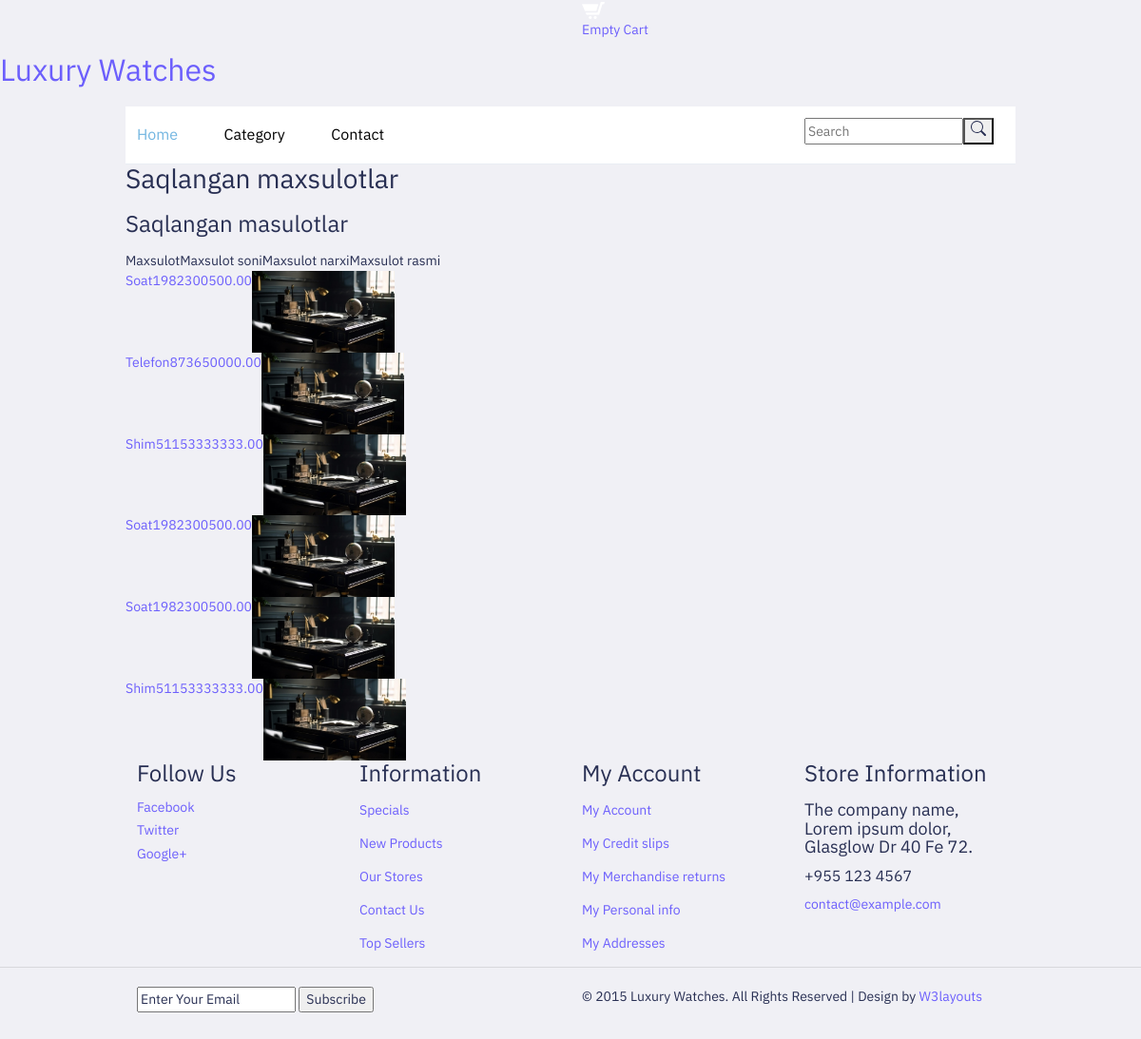
The page /wish-list/list (signed in) on the database as committed earlier.
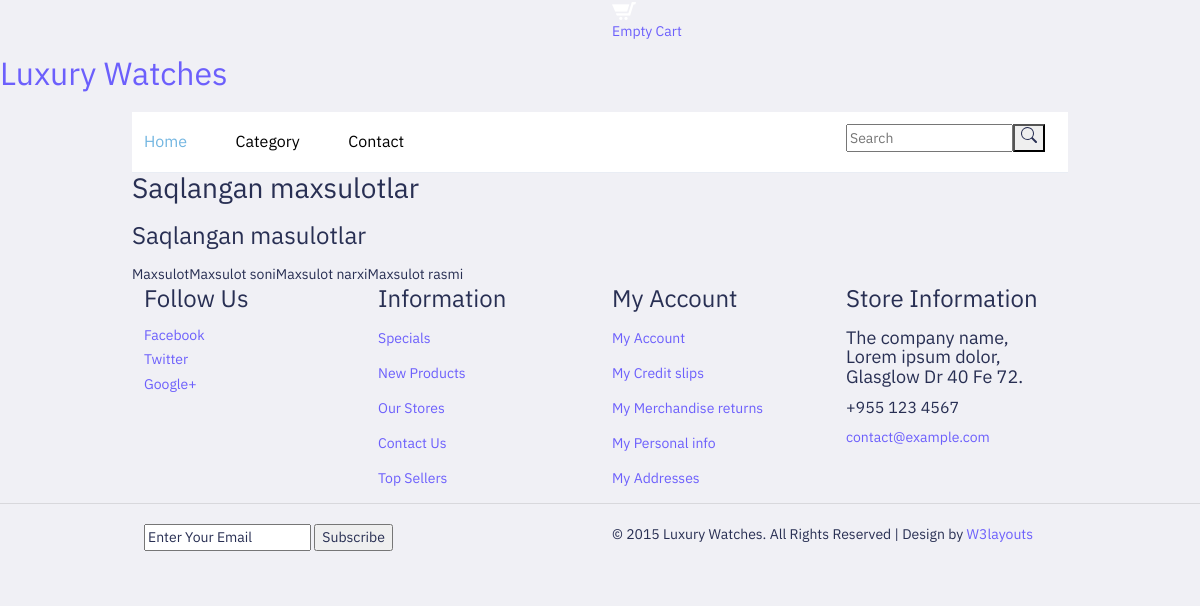
The same page on the database as committed later.
### main/models.py (models this page shows, shortened)
class WishList(models.Model):
    user = models.ForeignKey(User, on_delete=models.CASCADE)
    product = models.ForeignKey(Product, on_delete=models.CASCADE)

class Product(models.Model):
    name = models.CharField(max_length=255)
    slug = models.SlugField(blank=True)
    description = models.TextField()
    quantity = models.IntegerField()
    price = models.DecimalField(decimal_places=2, max_digits=10)
    currency = models.SmallIntegerField(
        choices=(
            (1,'Dollar'),
            (2, 'So`m')
            )
    )
    discount_price = models.DecimalField(
        decimal_places=2,
        max_digits=10,
        blank=True,
        null=True
        )
    baner_image = models.ImageField(upload_to='baner/')
    category = models.ForeignKey(Category, on_delete=models.SET_NULL, null=True)

### main/views.py (the view)
# urls.py: path('wish-list/', views.list_wish_list),
def list_wish_list(request):
    objects = models.WishList.objects.filter(user=request.user)
    return render(request, 'wish/list.html', {'objects':objects})

### main/templates/wish/list.html (shortened to what this page needs)
{% extends 'base.html' %}
{% block content %}
	<div class="ckeckout">
		<div class="container">
			<div class="ckeck-top heading">
				<h2>Saqlangan maxsulotlar</h2>
			</div>
			<div class="ckeckout-top">
			<div class="cart-items">
			 <h3>Saqlangan masulotlar</h3>
			<div class="in-check" >
				<ul class="unit" style="display: flex;">
					<li><span>Maxsulot</span></li>
					<li><span>Maxsulot soni</span></li>
					<li><span>Maxsulot narxi</span></li>
					<li><span>Maxsulot rasmi</span></li>
				</ul>
                {% for i in objects %}
				<ul class="cart-header">
                    <a href="{% url 'main:product_detail' i.product.id %}" style="display: flex;">
                        <li><span>{{i.product.name}}</span></li>
                        <li><span>{{i.product.quantity}}</span></li>
                        <li><span>{{i.product.price}}</span></li>
                        <li class="ring-in"><img src="{{ i.product.baner_image.url }}" class="img-responsive" alt="" width="150px">
                        </li>
                    </a>
				</ul>
                {% endfor %}
			</div>
			</div>
		 </div>
		</div>
	</div>
{% endblock %}

Rows that differ between the two databases and show on the page:
removed WishList: product.name "Soat", product.quantity "1982", product.price "300500.00", product.baner_image (picture)
removed WishList: product.name "Telefon", product.quantity "87", product.price "3650000.00", product.baner_image (picture)
removed WishList: product.name "Shim", product.quantity "5115", product.price "3333333.00", product.baner_image (picture)
removed WishList: product.name "Soat", product.quantity "1982", product.price "300500.00", product.baner_image (picture)
removed WishList: product.name "Soat", product.quantity "1982", product.price "300500.00", product.baner_image (picture)
removed WishList: product.name "Shim", product.quantity "5115", product.price "3333333.00", product.baner_image (picture)
